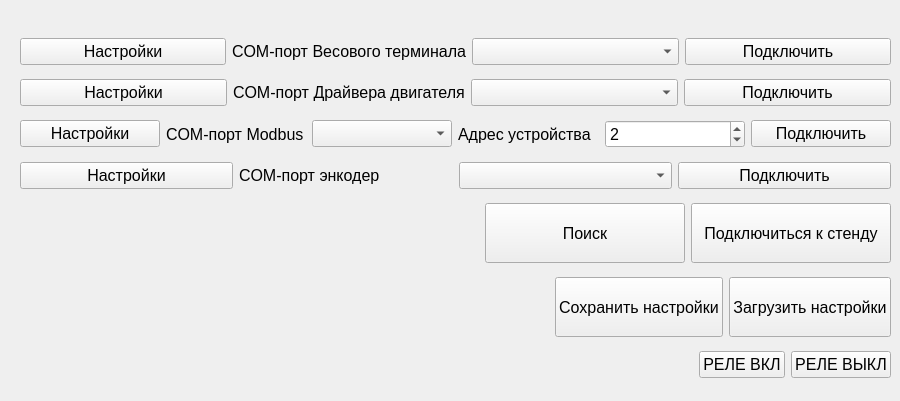
    <widget class="QWidget" name="tab_2">
     <property name="sizePolicy">
      <sizepolicy hsizetype="MinimumExpanding" vsizetype="MinimumExpanding">
       <horstretch>2</horstretch>
       <verstretch>2</verstretch>
      </sizepolicy>
     </property>
     <attribute name="title">
      <string>Настройки</string>
     </attribute>
     <widget class="QWidget" name="verticalLayoutWidget_2">
      <property name="geometry">
       <rect>
        <x>20</x>
        <y>30</y>
        <width>871</width>
        <height>362</height>
       </rect>
      </property>
      <layout class="QVBoxLayout" name="verticalLayout_2">
       <item>
        <layout class="QHBoxLayout" name="horizontalLayout_5">
         <item>
          <widget class="QPushButton" name="forceOptionsButton">
           <property name="font">
            <font>
             <pointsize>12</pointsize>
            </font>
           </property>
           <property name="text">
            <string>Настройки</string>
           </property>
          </widget>
         </item>
         <item>
          <widget class="QLabel" name="label_3">
           <property name="font">
            <font>
             <pointsize>12</pointsize>
            </font>
           </property>
           <property name="text">
            <string>COM-порт Весового терминала</string>
           </property>
          </widget>
         </item>
         <item>
          <widget class="QComboBox" name="forceComboBox">
           <property name="font">
            <font>
             <pointsize>12</pointsize>
            </font>
           </property>
          </widget>
         </item>
         <item>
          <widget class="QPushButton" name="forceConnectButton">
           <property name="font">
            <font>
             <pointsize>12</pointsize>
            </font>
           </property>
           <property name="text">
            <string>Подключить</string>
           </property>
           <property name="checkable">
            <bool>false</bool>
           </property>
          </widget>
         </item>
        </layout>
       </item>
       <item>
        <layout class="QHBoxLayout" name="horizontalLayout_7">
         <item>
          <widget class="QPushButton" name="stepperOptionsButton">
           <property name="font">
            <font>
             <pointsize>12</pointsize>
            </font>
           </property>
           <property name="text">
            <string>Настройки</string>
           </property>
          </widget>
         </item>
         <item>
          <widget class="QLabel" name="label_4">
           <property name="font">
            <font>
             <pointsize>12</pointsize>
            </font>
           </property>
           <property name="text">
            <string>COM-порт Драйвера двигателя</string>
           </property>
          </widget>
         </item>
         <item>
          <widget class="QComboBox" name="stepperComboBox">
           <property name="font">
            <font>
             <pointsize>12</pointsize>
            </font>
           </property>
          </widget>
         </item>
         <item>
          <widget class="QPushButton" name="stepperConnectButton">
           <property name="font">
            <font>
             <pointsize>12</pointsize>
            </font>
           </property>
           <property name="text">
            <string>Подключить</string>
           </property>
           <property name="checkable">
            <bool>false</bool>
           </property>
          </widget>
         </item>
        </layout>
       </item>
       <item>
        <layout class="QHBoxLayout" name="horizontalLayout_9">
         <item>
          <widget class="QPushButton" name="modbusSettingsButton">
           <property name="font">
            <font>
             <pointsize>12</pointsize>
            </font>
           </property>
           <property name="text">
            <string>Настройки</string>
           </property>
          </widget>
         </item>
         <item>
          <widget class="QLabel" name="label_5">
           <property name="font">
            <font>
             <pointsize>12</pointsize>
            </font>
           </property>
           <property name="text">
            <string>COM-порт Modbus</string>
           </property>
          </widget>
         </item>
         <item>
          <widget class="QComboBox" name="modbusComboBox">
           <property name="font">
            <font>
             <pointsize>12</pointsize>
            </font>
           </property>
          </widget>
         </item>
         <item>
          <widget class="QLabel" name="label_6">
           <property name="font">
            <font>
             <pointsize>12</pointsize>
            </font>
           </property>
           <property name="text">
            <string>Адрес устройства</string>
           </property>
          </widget>
         </item>
         <item>
          <widget class="QSpinBox" name="modbusSlaveBox">
           <property name="font">
            <font>
             <pointsize>12</pointsize>
            </font>
           </property>
           <property name="value">
            <number>2</number>
           </property>
          </widget>
         </item>
         <item>
          <widget class="QPushButton" name="modbusConnectButton">
           <property name="font">
            <font>
             <pointsize>12</pointsize>
            </font>
           </property>
           <property name="text">
            <string>Подключить</string>
           </property>
           <property name="checkable">
            <bool>false</bool>
           </property>
          </widget>
         </item>
        </layout>
       </item>
       <item>
        <layout class="QHBoxLayout" name="horizontalLayout_6">
         <item>
          <widget class="QPushButton" name="encoderSettingsButton">
           <property name="font">
            <font>
             <pointsize>12</pointsize>
            </font>
           </property>
           <property name="text">
            <string>Настройки</string>
           </property>
          </widget>
         </item>
         <item>
          <widget class="QLabel" name="label_11">
           <property name="font">
            <font>
             <pointsize>12</pointsize>
            </font>
           </property>
           <property name="text">
            <string>COM-порт энкодер</string>
           </property>
          </widget>
         </item>
         <item>
          <widget class="QComboBox" name="encoderBox">
           <property name="font">
            <font>
             <pointsize>12</pointsize>
            </font>
           </property>
          </widget>
         </item>
         <item>
          <widget class="QPushButton" name="encoderConnectButton">
           <property name="enabled">
            <bool>true</bool>
           </property>
           <property name="font">
            <font>
             <pointsize>12</pointsize>
            </font>
           </property>
           <property name="text">
            <string>Подключить</string>
           </property>
           <property name="checkable">
            <bool>false</bool>
           </property>
          </widget>
         </item>
        </layout>
       </item>
       <item>
        <layout class="QHBoxLayout" name="horizontalLayout_29">
         <item>
          <spacer name="horizontalSpacer_18">
           <property name="orientation">
            <enum>Qt::Horizontal</enum>
           </property>
           <property name="sizeHint" stdset="0">
            <size>
             <width>40</width>
             <height>20</height>
            </size>
           </property>
          </spacer>
         </item>
         <item>
          <widget class="QPushButton" name="searchSerialButton">
           <property name="minimumSize">
            <size>
             <width>200</width>
             <height>60</height>
            </size>
           </property>
           <property name="font">
            <font>
             <pointsize>12</pointsize>
            </font>
           </property>
           <property name="text">
            <string>Поиск</string>
           </property>
          </widget>
         </item>
         <item>
          <widget class="QPushButton" name="connectAllDevicesButton">
           <property name="minimumSize">
            <size>
             <width>200</width>
             <height>60</height>
            </size>
           </property>
           <property name="font">
            <font>
             <pointsize>12</pointsize>
            </font>
           </property>
           <property name="text">
            <string>Подключиться к стенду</string>
           </property>
          </widget>
         </item>
        </layout>
       </item>
       <item>
        <layout class="QHBoxLayout" name="horizontalLayout_24">
         <item>
          <spacer name="horizontalSpacer_20">
           <property name="orientation">
            <enum>Qt::Horizontal</enum>
           </property>
           <property name="sizeHint" stdset="0">
            <size>
             <width>40</width>
             <height>20</height>
            </size>
           </property>
          </spacer>
         </item>
         <item>
          <widget class="QPushButton" name="saveSettingsButton">
           <property name="minimumSize">
            <size>
             <width>0</width>
             <height>60</height>
            </size>
           </property>
           <property name="font">
            <font>
             <pointsize>12</pointsize>
            </font>
           </property>
           <property name="text">
            <string>Сохранить настройки</string>
           </property>
          </widget>
         </item>
         <item>
          <widget class="QPushButton" name="loadSettingsButton">
           <property name="minimumSize">
            <size>
             <width>0</width>
             <height>60</height>
            </size>
           </property>
           <property name="font">
            <font>
             <pointsize>12</pointsize>
            </font>
           </property>
           <property name="text">
            <string>Загрузить настройки</string>
           </property>
          </widget>
         </item>
        </layout>
       </item>
       <item>
        <layout class="QHBoxLayout" name="horizontalLayout_30">
         <item>
          <spacer name="horizontalSpacer_21">
           <property name="orientation">
            <enum>Qt::Horizontal</enum>
           </property>
           <property name="sizeHint" stdset="0">
            <size>
             <width>40</width>
             <height>20</height>
            </size>
           </property>
          </spacer>
         </item>
         <item>
          <widget class="QPushButton" name="relayOnButton">
           <property name="font">
            <font>
             <pointsize>12</pointsize>
            </font>
           </property>
           <property name="text">
            <string>РЕЛЕ ВКЛ</string>
           </property>
          </widget>
         </item>
         <item>
          <widget class="QPushButton" name="relayOffButton">
           <property name="font">
            <font>
             <pointsize>12</pointsize>
            </font>
           </property>
           <property name="text">
            <string>РЕЛЕ ВЫКЛ</string>
           </property>
          </widget>
         </item>
        </layout>
       </item>
      </layout>
     </widget>
    </widget>
